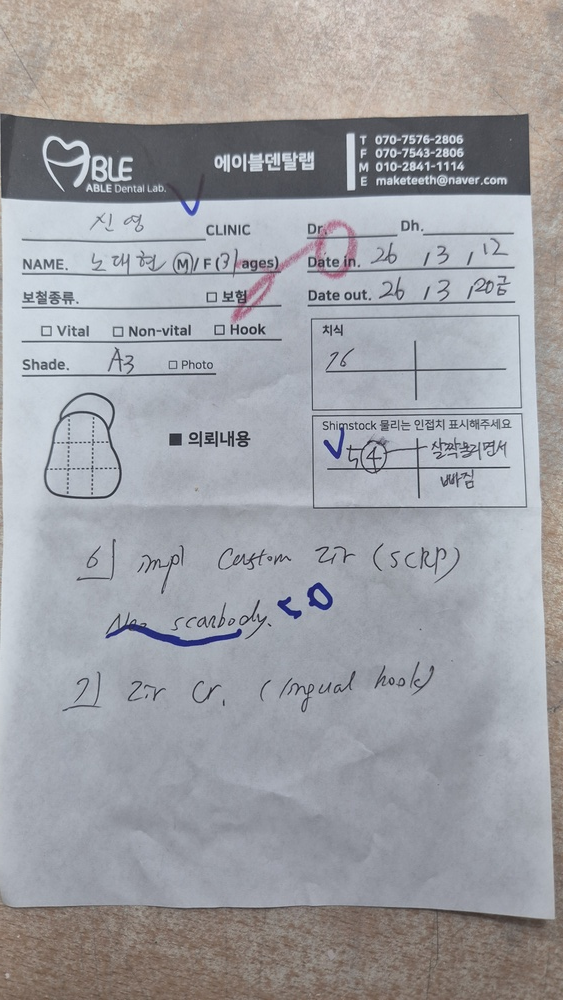
#> input picture KakaoTalk_20260322_185520413.jpg, 563 x 1000 px, shrunk from 2252 x 4000 before the run
$ jupyter execute base.ipynb
#> lines starting #> are read from the running program, lines starting #| are printed output that depends on the picture; after the words box and inside, x2 and y2 are one past the last pixel; in counts of white or black regions, pixels touching at a corner belong together
### 전처리: 여백 제거
- 전형적인 컴퓨터 비전 기반의 전처리에서 아이디어

[cell 1]
import cv2
import numpy as np

def detect_boundary_with_5px_window(image_path):
#> called with image_path = './KakaoTalk_20260322_185520413.jpg'
    image = cv2.imread(image_path)
#> image is the input picture: shape (1000, 563, 3); mean B, G, R 164.7, 160.2, 159.7
    if image is None: return None
    h, w = image.shape[:2]
#> h = 1000; w = 563

    # 분석을 위해 Gray로 변환 (색상 변화량 측정 용이)
    gray = cv2.cvtColor(image, cv2.COLOR_BGR2GRAY)

    def get_diff(p1, p2):
        return abs(int(p1) - int(p2))

    # 결과 좌표 저장 (초기값은 이미지 끝단)
    top, bottom, left, right = 0, h-1, 0, w-1
#> top = 0; bottom = 999; left = 0; right = 562
    win_size = 5 # 연구원님이 제안하신 5px 윈도우

    # --- 하단 스캔 (Bottom-up) ---
    for y in range(h - win_size - 1, int(h * 0.3), -1):
        # y지점과 y-5지점의 중앙부 평균 밝기 비교
        # 5px 구간의 '평균'을 비교하여 노이즈 상쇄
        current_win = np.mean(gray[y : y + win_size, int(w*0.4):int(w*0.6)])
        next_win = np.mean(gray[y - win_size : y, int(w*0.4):int(w*0.6)])

        # 5px 이동 시 밝기 변화량이 15(임계값) 이상이면 경계로 간주
        if get_diff(current_win, next_win) > 15:
            bottom = y
            break
#> this loop made 86 passes
#> (current_win, next_win, bottom) on pass 86: (115, 130, 909)
#> (current_win, next_win) on passes 1 to 6: (112, 113), (112, 113.6), (111.9, 114.2), (112.2, 114.4), (112.7, 114.9), (113, 115.6)

    # --- 상단 스캔 (Top-down) ---
    for y in range(win_size, int(h * 0.4)):
        current_win = np.mean(gray[y - win_size : y, int(w*0.4):int(w*0.6)])
        next_win = np.mean(gray[y : y + win_size, int(w*0.4):int(w*0.6)])
        if get_diff(current_win, next_win) > 15:
            top = y
            break
#> this loop made 112 passes
#> (current_win, next_win, top) on pass 112: (187.4, 163.9, 116)
#> (current_win, next_win) on passes 1 to 6: (189.4, 186), (189.1, 185.4), (188.2, 185.5), (187.2, 185.4), (186.5, 184.8), (186, 184.1)

    # --- 좌측 스캔 (Left-to-Right) ---
    for x in range(win_size, int(w * 0.2)):
        current_win = np.mean(gray[int(h*0.4):int(h*0.6), x - win_size : x])
        next_win = np.mean(gray[int(h*0.4):int(h*0.6), x : x + win_size])
        if get_diff(current_win, next_win) > 15:
            left = x
            break
#> this loop made 1 pass
#> (current_win, next_win, left) on pass 1: (187, 210.6, 5)

    # --- 우측 스캔 (Right-to-Left) ---
    for x in range(w - win_size - 1, int(w * 0.8), -1):
        current_win = np.mean(gray[int(h*0.4):int(h*0.6), x : x + win_size])
        next_win = np.mean(gray[int(h*0.4):int(h*0.6), x - win_size : x])
        if get_diff(current_win, next_win) > 15:
            right = x
            break
#> this loop made 15 passes
#> (current_win, next_win, right) on pass 15: (150.9, 176, 543)
#> (current_win, next_win) on passes 1 to 6: (158.6, 155.4), (157.7, 155.2), (156.9, 154.9), (156.5, 154.5), (155.9, 153.8), (155.4, 153.2)

    # 결과 크롭 및 저장
    cropped = image[top:bottom, left:right]
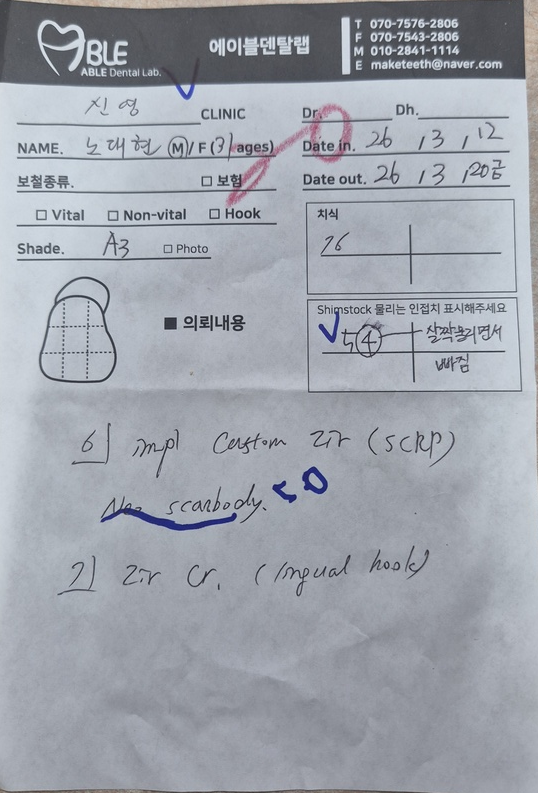
#> cropped: shape (793, 538, 3); mean B, G, R 172.5, 163.7, 159
    cv2.imwrite("result_5px_window.jpg", cropped)
    print(f"5px 윈도우 스캔 완료: T:{top}, B:{bottom}, L:{left}, R:{right}")
#| 5px 윈도우 스캔 완료: T:116, B:909, L:5, R:543

    return cropped

# 실행
detect_boundary_with_5px_window('./KakaoTalk_20260322_185520413.jpg')

① 노이즈 제거 및 선명화 실행 코드
이 코드는 배경의 노이즈를 밀어버리고 글자의 대비를 극대화하여, 이후 영역 분할(ROI) 시 텍스트 경계를 명확히 잡을 수 있게 도와줍니다.

[cell 2]
import cv2
import numpy as np

def preprocess_for_ocr(image_path):
    # 1. 이미지 로드
    img = cv2.imread(image_path)
    if img is None: return print("이미지를 로드할 수 없습니다.")

    # 2. 그레이스케일 변환
    gray = cv2.cvtColor(img, cv2.COLOR_BGR2GRAY)

    # 3. 조명 보정 및 노이즈 제거 (가우시안 블러)
    # 너무 강하게 주면 작은 글씨가 뭉개지므로 (3,3) 정도가 적당합니다.
    blurred = cv2.GaussianBlur(gray, (3, 3), 0)

    # 4. 적응형 이진화 (핵심: 구겨진 종이의 그림자 극복)
    # cv2.ADAPTIVE_THRESH_GAUSSIAN_C를 사용하여 지역적 명암 차이를 극복합니다.
    # blockSize(15)와 C(2) 값은 이미지 상태에 따라 미세 조정 가능합니다.
    thresh = cv2.adaptiveThreshold(blurred, 255, cv2.ADAPTIVE_THRESH_GAUSSIAN_C,
                                   cv2.THRESH_BINARY, 15, 2)

    # 5. 모폴로지 연산 (글자 획 보강)
    # 이진화 과정에서 얇아진 수기 획을 살짝 두껍게 만들어 연결성을 높입니다.
    kernel = np.ones((2, 2), np.uint8)
    # 침식(Erode) 연산은 검은색 글자 영역에서는 글자를 두껍게 만드는 효과가 있습니다.
    # (이미지가 반전된 상태가 아니므로 가독성을 위해 살짝만 적용)
    processed = cv2.morphologyEx(thresh, cv2.MORPH_CLOSE, kernel)

    # 6. 언샤프 마스킹 (선명화)
    # 글자 경계를 더 날카롭게 세워 Gemini가 획을 명확히 인지하게 합니다.
    gaussian = cv2.GaussianBlur(processed, (0, 0), 2.0)
    sharpened = cv2.addWeighted(processed, 1.5, gaussian, -0.5, 0)

    # 결과 저장
    cv2.imwrite("preprocessed_ocr_input.jpg", sharpened)
    print("선명화 처리가 완료되었습니다: 'preprocessed_ocr_input.jpg'")
    return sharpened

# 실행
input_file = 'result_5px_window.jpg' # 앞서 정렬된 이미지 사용
#> input_file = 'result_5px_window.jpg'
preprocess_for_ocr(input_file)
#> in preprocess_for_ocr, `thresh = cv2.adaptiveThreshold(blurred, 255, cv2.ADAPTIVE_THRESH_GAUSS..`:
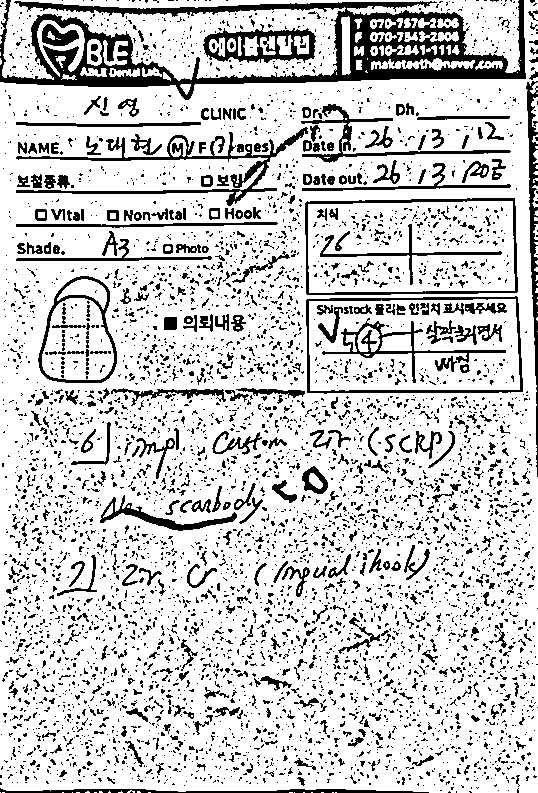
#> thresh: shape (793, 538); 80.5% white; 5024 black regions (4542 under 20 px), largest, box (x1, y1, x2, y2) and area: (0, 0, 526, 100) 14855, (16, 127, 308, 206) 2984, (203, 24, 316, 63) 1845
#> in preprocess_for_ocr, `processed = cv2.morphologyEx(thresh, cv2.MORPH_CLOSE, kernel)`: processed: shape (793, 538); 83.5% white; 2597 black regions (2227 under 20 px), largest, box (x1, y1, x2, y2) and area: (0, 0, 527, 101) 12183, (17, 128, 309, 207) 2576, (16, 2, 433, 18) 2273
#> in preprocess_for_ocr, `gaussian = cv2.GaussianBlur(processed, (0, 0), 2.0)`:
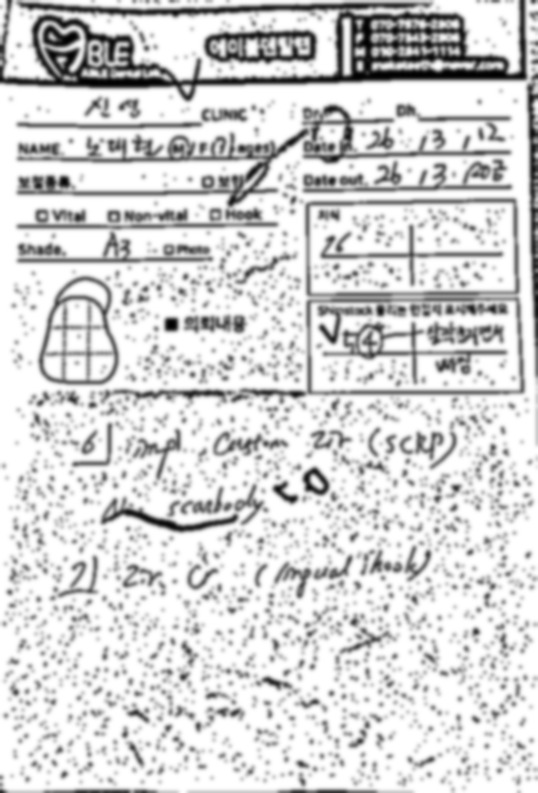
#> gaussian: shape (793, 538); min 0, max 255, mean 212.9

### 위에서부터 자르기

1. 전처리 및 선 검출 (HoughLinesP)
* Canny(gray, 50, 150): 엣지를 검출하여 선의 후보를 찾음
* minLineLength=int(w * 0.25): 이미지 너비의 25% 이상 되는 선만 검출함 → 표의 테두리·구분선 등 명확한 직선만 유지하고, 수기 글씨나 작은 노이즈는 제거함

2. 가로 경계선 탐색 로직 (Shimstock 하단선)
* y_sep_memo = int(h * 0.35): 선을 못 찾았을 때 사용하는 기본값 (기존 0.45 → 0.35로 조정) → Shimstock 표가 위쪽에 있거나, 수기 메모 시작 위치가 더 위일 경우 대비한 설정
* if 0.35 * h < y1 < 0.45 * h: 선 탐색 수직 범위를 35%~45%로 제한함

3. 영역 분할 로직 (ROI Extraction)
* roi_rest_img[0:y_sep_memo, :]: 상단 표 영역 전체 추출
* roi_rest_img[y_sep_memo:, :]: 하단 영역 전체를 수기 메모(roi_3_memo)로 할당

4. 표 내부 정밀 분할 (Tooth vs Shimstock)
* x_sep = int(w * 0.53): 이미지 오른쪽 53% 지점부터 표 시작으로 설정
* y_tooth_sep = int(tables_h * 0.45): 표 영역 내 상단 45%를 치식 표, 하단 55%를 Shimstock 표로 분할

[cell 3]
import cv2
import numpy as np

def split_stage_1(image_path):
    img = cv2.imread(image_path)
    if img is None: return None, None
    h, w = img.shape[:2]

    # 1. 로고 바 검출 (이전 로직 동일)
    gray = cv2.cvtColor(img, cv2.COLOR_BGR2GRAY)
    _, thresh = cv2.threshold(gray, 50, 255, cv2.THRESH_BINARY_INV)
    cnts, _ = cv2.findContours(thresh, cv2.RETR_EXTERNAL, cv2.CHAIN_APPROX_SIMPLE)

    logo_bar_y2 = 0
    if cnts:
        for c in cnts:
            x, y, cw, ch = cv2.boundingRect(c)
            if y < h * 0.15 and cw > w * 0.6:
                logo_bar_y2 = y + ch
                break

    # 2. 0.135 오프셋 적용하여 절단점 계산
    split_y = logo_bar_y2 + int(h * 0.135) if logo_bar_y2 > 0 else int(h * 0.28)

    # 3. 이미지 분할
    roi_1_patient = img[0:split_y, :]  # 환자 정보 영역
    roi_rest = img[split_y:, :]        # 나머지 전체 영역 (치식, 메모 등 포함)

    # 4. 저장 및 반환
    cv2.imwrite("roi_1_patient.jpg", roi_1_patient)
    cv2.imwrite("roi_rest.jpg", roi_rest)
    print(f"1차 분할 완료: 환자 정보 영역(0~{split_y}), 나머지 영역({split_y}~{h})")

    return roi_1_patient, roi_rest

# 실행
roi_1, roi_rest_img = split_stage_1('preprocessed_ocr_input.jpg')
#> in split_stage_1, `_, thresh = cv2.threshold(gray, 50, 255, cv2.THRESH_BINARY_INV)`: thresh: shape (793, 538); 16.5% white; 2597 white regions (2227 under 20 px)
#> in split_stage_1, `cnts, _ = cv2.findContours(thresh, cv2.RETR_EXTERNAL, cv2.CHAIN_APPROX..`: cnts = 2327 contours, 2136 with area under 20; largest, box (x1, y1, x2, y2) and area: (307, 297, 524, 395) 20090, (306, 199, 519, 296) 19664, (0, 0, 527, 101) 17639, (39, 277, 118, 384) 6355, (204, 29, 317, 64) 2935
#> the loop in split_stage_1, `for c in cnts:` made 2306 passes
#> (x, y, cw, ch, logo_bar_y2) on pass 2306: (16, 2, 417, 16, 18)
#> (c, x, y, cw, ch) on passes 1, 5, 6, 7, 8, 9: ([[518, 791], [518, 792], [519, 792], [519, 791]], 518, 791, 2, 2), ([[452, 788], [452, 790], [453, 790], [453, 788]], 452, 788, 2, 3), ([[463, 787], [463, 788], [464, 788], [464, 787]], 463, 787, 2, 2), ([[370, 784], [370, 785], [371, 785], [371, 784]], 370, 784, 2, 2), ([[403, 783], [403, 785], [404, 785], [404, 783]], 403, 783, 2, 3), ([[114, 783], [114, 784], [115, 784], [115, 783]], 114, 783, 2, 2)
#> in split_stage_1, `split_y = logo_bar_y2 + int(h * 0.135) if logo_bar_y2 > 0 else int(h *..`: split_y = 125
#| 1차 분할 완료: 환자 정보 영역(0~125), 나머지 영역(125~793)

[cell 4]
import cv2
import numpy as np

def split_stage_2_pure_crop(roi_rest_img):
    if roi_rest_img is None: return print("이미지를 로드할 수 없습니다.")
    h, w = roi_rest_img.shape[:2]

    # 1. 전처리 (에지 강조)
    gray = cv2.cvtColor(roi_rest_img, cv2.COLOR_BGR2GRAY)
    edges = cv2.Canny(gray, 50, 150)

    # 2. 치식/Shimstock 표와 하단 수기 메모 사이의 경계선 찾기
    lines = cv2.HoughLinesP(edges, 1, np.pi/180, threshold=100,
                            minLineLength=int(w * 0.25), maxLineGap=12)

    y_sep_memo = int(h * 0.35) # Shimstock 표 하단 (메모 시작점) 기본값

    if lines is not None:
        # y축 기준 35%~60% 사이에서 발견되는 가장 윗쪽 가로선을 경계로 설정
        # 이 선이 '2번째 네모(Shimstock 표)'의 밑선이 됩니다.
        lines = sorted(lines, key=lambda x: x[0][1])
        for line in lines:
            x1, y1, x2, y2 = line[0]
            if 0.35 * h < y1 < 0.45 * h and abs(x2 - x1) > w * 0.25:
                # 치식/Shimstock 표는 우측에 있으므로 우측에 치우친 선 선호
                if x1 > w * 0.4:
                    y_sep_memo = y1
                    break

    print(f"2차 분할점(y): {y_sep_memo}")

    # 3. 1단계: 가로 분할 (y 좌표)
    # 상단: 표 영역 전체 (roi_2_tables_area)
    # 하단: 수기 메모 영역 전체 (roi_3_memo)
    # 원본 이미지를 훼손하지 않고 좌표만으로 나눕니다.
    roi_tables_area = roi_rest_img[0:y_sep_memo, :]
    roi_3_memo = roi_rest_img[y_sep_memo:, :]

    # 4. 2단계: 표 영역 내부 정밀 분할 (x 좌표)
    # 우측 53% 지점 (x_sep)
    x_sep = int(w * 0.53)

    # ROI 2-a: 치식 표 (우측 상단 전체)
    # 여기서 표 영역 내부 가로 분할 (tables_h * 0.38 지점)
    tables_h = roi_tables_area.shape[0]
    y_tooth_sep = int(tables_h * 0.45)

    # 우측 상단 조각: 치식 표
    roi_2_a_tooth = roi_tables_area[0:y_tooth_sep, x_sep:]

    # ROI 2-b: Shimstock 표 (우측 하단 조각)
    roi_2_b_shimstock = roi_tables_area[y_tooth_sep:, x_sep:]

    # 5. 최종 저장
    cv2.imwrite("roi_2_a_tooth.jpg", roi_2_a_tooth)
    cv2.imwrite("roi_2_b_shimstock.jpg", roi_2_b_shimstock)
    cv2.imwrite("roi_3_memo.jpg", roi_3_memo)

    # 디버깅: 절단선 확인
    debug_img = roi_rest_img.copy()
    cv2.line(debug_img, (0, y_sep_memo), (w, y_sep_memo), (0, 0, 255), 3) # 메모 경계
    cv2.line(debug_img, (x_sep, 0), (x_sep, y_sep_memo), (255, 0, 0), 3) # 표 세로 경계
    cv2.line(debug_img, (x_sep, y_tooth_sep), (w, y_tooth_sep), (0, 255, 0), 2) # 표 내부 경계
    cv2.imwrite("debug_split_safe.jpg", debug_img)

    print("비파괴적 3개 영역 분할 저장 완료 (Tooth, Shimstock, Memo)")

# 실행: 앞서 자르고 남은 이미지('roi_rest.jpg')를 사용하여 실행
split_stage_2_pure_crop(roi_rest_img)
#> in split_stage_2_pure_crop, `edges = cv2.Canny(gray, 50, 150)`:
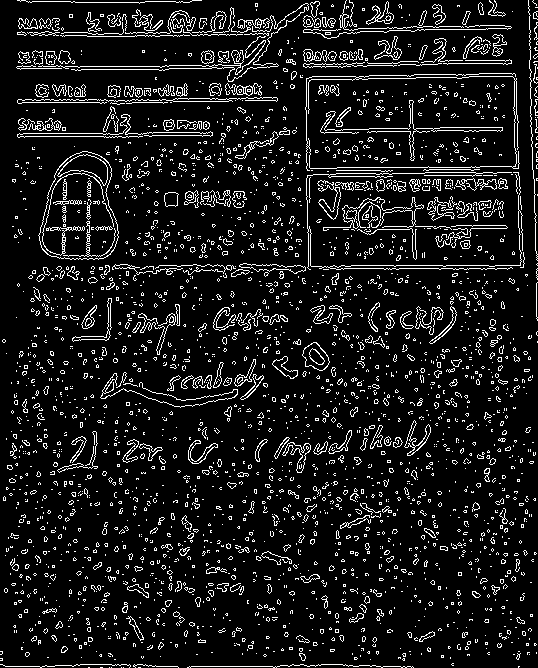
#> edges: shape (668, 538); 9.8% white in thin lines or dots
#> in split_stage_2_pure_crop, `lines = cv2.HoughLinesP(edges, 1, np.pi/180, threshold=100, minLineLen..`: lines = 26 rows, first 6: [333, 265, 523, 265], [90, 136, 225, 134], [321, 129, 488, 127], [303, 66, 511, 62], [305, 268, 512, 268], [98, 36, 274, 33]
#> in split_stage_2_pure_crop, `lines = sorted(lines, key=lambda x: x[0][1])`: lines = 26 items, first 6: [[170, 17, 368, 24]], [[86, 20, 286, 24]], [[87, 22, 286, 25]], [[87, 23, 285, 26]], [[144, 27, 283, 27]], [[144, 28, 280, 28]]
#> the loop in split_stage_2_pure_crop, `for line in lines:` made 23 passes
#> (x1, y1, x2, y2, y_sep_memo) on pass 23: (333, 265, 523, 265, 265)
#| 2차 분할점(y): 265
#> in split_stage_2_pure_crop, `cv2.line(debug_img, (x_sep, y_tooth_sep), (w, y_tooth_sep), (0, 255, 0..`:
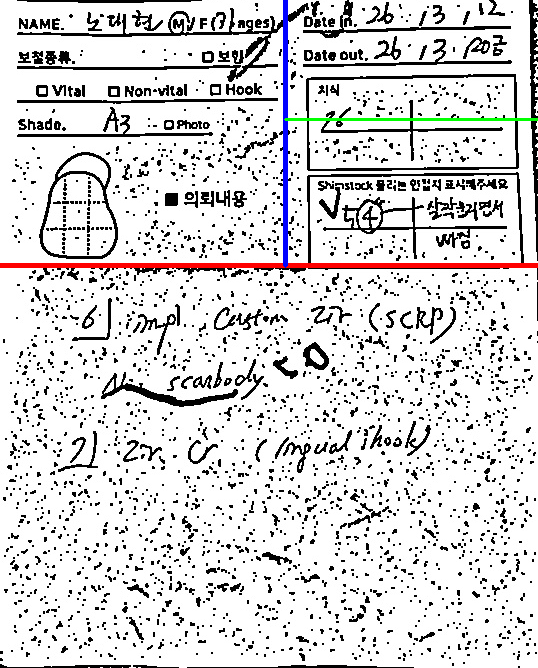
#> debug_img: shape (668, 538, 3); mean B, G, R 217, 216.6, 218

### 수기영역부터 분리하기

1단계: 로고 기반 메모 및 상단 영역 분리
로고 바 하단 끝에서 메모가 시작되는 지점까지의 오프셋을 활용합니다.

[cell 5]
import cv2
import numpy as np

def split_memo_first(image_path):
    img = cv2.imread(image_path)
    if img is None: return None, None
    h, w = img.shape[:2]

    # 1. 로고 바 검출 (검은색 띠)
    gray = cv2.cvtColor(img, cv2.COLOR_BGR2GRAY)
    _, thresh = cv2.threshold(gray, 50, 255, cv2.THRESH_BINARY_INV)
    cnts, _ = cv2.findContours(thresh, cv2.RETR_EXTERNAL, cv2.CHAIN_APPROX_SIMPLE)

    logo_bar_y2 = 0
    if cnts:
        for c in cnts:
            x, y, cw, ch = cv2.boundingRect(c)
            if y < h * 0.15 and cw > w * 0.6:
                logo_bar_y2 = y + ch
                break

    # 2. 로고 바를 기준으로 메모 분리 지점(split_y_memo) 계산
    # '의뢰내용'이라는 인쇄물 근처를 기준으로 자릅니다.
    # 실험적으로 로고 끝에서 전체 높이의 약 35~40% 지점이 적당합니다.
    split_y_memo = logo_bar_y2 + int(h * 0.38) if logo_bar_y2 > 0 else int(h * 0.5)

    # 3. 영역 분리
    roi_upper = img[0:split_y_memo, :]  # 환자정보 + 치식/Shimstock 표 포함
    roi_memo = img[split_y_memo:, :]    # 하단 수기 메모 전체

    cv2.imwrite("roi_upper_area.jpg", roi_upper)
    cv2.imwrite("roi_3_memo.jpg", roi_memo)

    print(f"1차 분할 완료: 상단 영역(0~{split_y_memo}), 메모 영역({split_y_memo}~{h})")
    return roi_upper, roi_memo

# 실행
roi_upper, roi_memo = split_memo_first('preprocessed_ocr_input.jpg')
#> the loop in split_memo_first, `for c in cnts:` made 2306 passes
#> c on passes 17, 19, 21: [[80, 781], [80, 782], [81, 782], [81, 781]], [[359, 780], [359, 781], [360, 781], [360, 780]], [[467, 779], [467, 780], [469, 780], [469, 779]]
#| 1차 분할 완료: 상단 영역(0~319), 메모 영역(319~793)

### [로고 분리 → 좌우 수직 분할 → 좌측 가로 분리 → 우측 3단 분리]

[cell 6]
import cv2
import numpy as np

def split_upper_precision(roi_upper_img):
    if roi_upper_img is None:
        return print("이미지를 로드할 수 없습니다.")

    uh, uw = roi_upper_img.shape[:2]

    # 1. 로고 부분 자르기 (상단 약 22% 지점)
    # 이미지 최상단의 검은색 띠(로고 및 병원 정보) 영역을 분리합니다.
    y_logo_end = int(uh * 0.22)
    roi_logo = roi_upper_img[0:y_logo_end, :]

    # 로고를 제외한 나머지 콘텐츠 영역
    roi_content_area = roi_upper_img[y_logo_end:, :]
    ch, cw = roi_content_area.shape[:2]

    # 2. 로고 밑부분 세로로 반 자르기 (x축 기준 53% 지점)
    # 왼쪽(텍스트 정보)과 오른쪽(표 데이터)의 레이아웃이 다르므로 수직 분할합니다.
    x_mid = int(cw * 0.53)
    roi_left_col = roi_content_area[:, 0:x_mid]
    roi_right_col = roi_content_area[:, x_mid:]

    # 3. 왼쪽 영역 가로 분할 (Shade 글자 윗부분 기준)
    # 환자명/보철종류 영역과 Shade 전용 영역을 분리합니다.
    y_left_sep = int(ch * 0.45)
    roi_left_1_patient = roi_left_col[0:y_left_sep, :]
    roi_left_2_shade = roi_left_col[y_left_sep:, :]

    # 4. 오른쪽 영역 3분할 (치식 상자 기준)
    # 치식 상자(Tooth Chart)를 중심으로 위(날짜), 아래(Shimstock)를 나눕니다.
    y_right_top_sep = int(ch * 0.35)    # 치식 상자 윗부분 시작점
    y_right_bottom_sep = int(ch * 0.68) # 치식 상자 아랫부분 끝점

    roi_right_1_dates = roi_right_col[0:y_right_top_sep, :]
    roi_right_2_tooth = roi_right_col[y_right_top_sep:y_right_bottom_sep, :]
    roi_right_3_shimstock = roi_right_col[y_right_bottom_sep:, :]

    # 5. 결과 저장
    cv2.imwrite("roi_upper_0_logo.jpg", roi_logo)
    cv2.imwrite("roi_upper_1_left_patient.jpg", roi_left_1_patient)
    cv2.imwrite("roi_upper_2_left_shade.jpg", roi_left_2_shade)
    cv2.imwrite("roi_upper_3_right_dates.jpg", roi_right_1_dates)
    cv2.imwrite("roi_upper_4_right_tooth.jpg", roi_right_2_tooth)
    cv2.imwrite("roi_upper_5_right_shimstock.jpg", roi_right_3_shimstock)

    # 6. 시각적 확인을 위한 디버깅 이미지 생성
    debug_upper = roi_content_area.copy()
    # 세로 구분선 (파란색)
    cv2.line(debug_upper, (x_mid, 0), (x_mid, ch), (255, 0, 0), 2)
    # 좌측 가로 구분선 (녹색)
    cv2.line(debug_upper, (0, y_left_sep), (x_mid, y_left_sep), (0, 255, 0), 2)
    # 우측 가로 구분선 (빨간색)
    cv2.line(debug_upper, (x_mid, y_right_top_sep), (cw, y_right_top_sep), (0, 0, 255), 2)
    cv2.line(debug_upper, (x_mid, y_right_bottom_sep), (cw, y_right_bottom_sep), (0, 0, 255), 2)

    cv2.imwrite("debug_upper_refined_split.jpg", debug_upper)
    print("Upper 영역 정밀 6분할 및 저장 완료.")

# --- 실행 부분 ---
# 이전에 생성된 'roi_upper_area.jpg' 또는 메모리 상의 roi_upper 객체를 사용합니다.
split_upper_precision(roi_upper)
#> in split_upper_precision, `roi_right_col = roi_content_area[:, x_mid:]`:
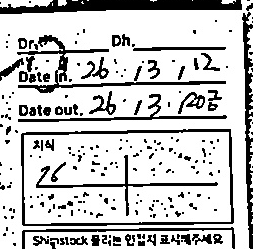
#> roi_right_col: shape (249, 253, 3); min 0, max 255, mean 199.2
#> in split_upper_precision, `roi_left_1_patient = roi_left_col[0:y_left_sep, :]`:
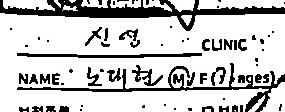
#> roi_left_1_patient: shape (112, 285, 3); min 0, max 255, mean 199.7
#> in split_upper_precision, `roi_right_1_dates = roi_right_col[0:y_right_top_sep, :]`:
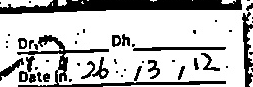
#> roi_right_1_dates: shape (87, 253, 3); min 0, max 255, mean 189.8
#> in split_upper_precision, `roi_right_3_shimstock = roi_right_col[y_right_bottom_sep:, :]`:
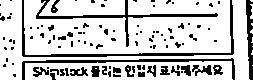
#> roi_right_3_shimstock: shape (80, 253, 3); min 0, max 255, mean 201
#> in split_upper_precision, `cv2.line(debug_upper, (x_mid, y_right_bottom_sep), (cw, y_right_bottom..`:
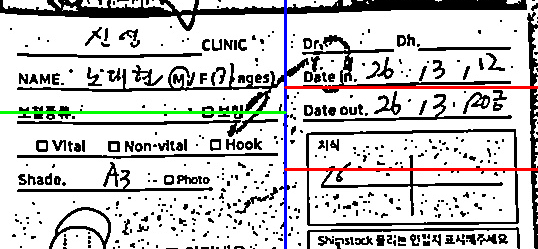
#> debug_upper: shape (249, 538, 3); mean B, G, R 199.7, 199.9, 201.2
